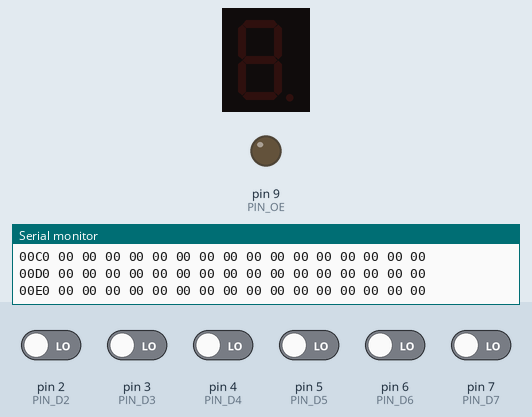
This sketch was run on a simulated Arduino Uno, built with avr-gcc and run on an emulated ATmega328P. Parts: 2-digit seven-segment display, output pins drawn as LEDs (lit = HIGH), the last lines printed to the serial monitor. Wiring (inferred from the names in the program): MAX7219 LED driver: data pin 8; clock pin 11; CS pin 10. The inputs (shaded band) are chosen by the test bench; at power-on: pin 2 (PIN_D2), pin 3 (PIN_D3), pin 4 (PIN_D4), pin 5 (PIN_D5), pin 6 (PIN_D6), pin 7 (PIN_D7) LOW. Pins used as bus, display or sensor lines are not drawn.

Above: at 0.8 s.
0.9 s: pin 2 (PIN_D2) driven HIGH and pin 3 (PIN_D3) driven HIGH
At 0.9 s:
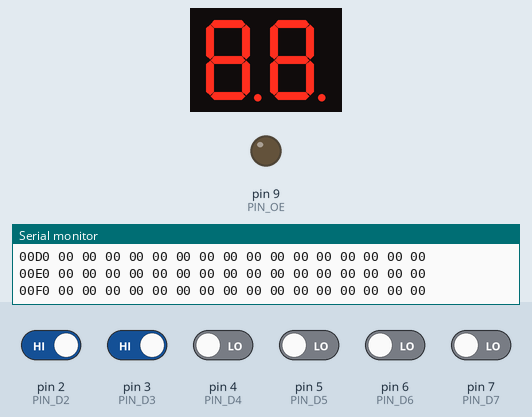
At 2.5 s:
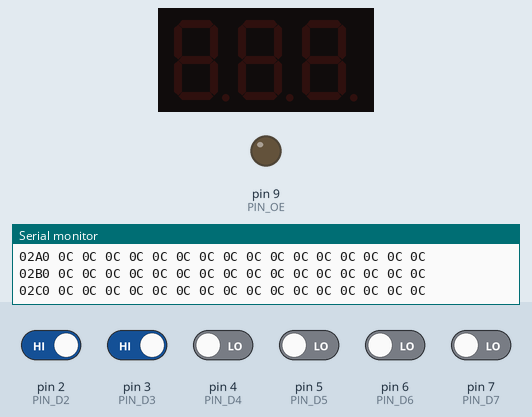
3.2 s: pin 2 (PIN_D2) driven LOW
6.2 s: pin 2 (PIN_D2) driven HIGH
9.2 s: pin 3 (PIN_D3) driven LOW
11.3 s: pin 3 (PIN_D3) driven HIGH
13.1 s: pin 3 (PIN_D3) driven LOW and pin 4 (PIN_D4) driven HIGH
Timing chart, 0 to 15.9 s (numbered marks = the images above; inputs shaded):
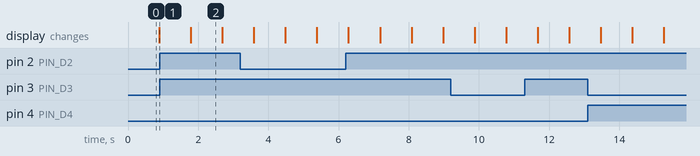

The sketch:

Eprommer595.ino
```cpp
#include "serial_utils.h"
#include "data_jute6k_video.h"
//#include "data_ub8830_jute6k.h"
//#include "data_ub8830_jute6k_modified_keyboard.h"

const uint8_t PIN_SER = 8;
const uint8_t PIN_OE = 9;
const uint8_t PIN_RCLK = 10;
const uint8_t PIN_SERCLK = 11;
const uint8_t PIN_D0 = 0;
const uint8_t PIN_D1 = 1;
const uint8_t PIN_D2 = 2;
const uint8_t PIN_D3 = 3;
const uint8_t PIN_D4 = 4;
const uint8_t PIN_D5 = 5;
const uint8_t PIN_D6 = 6;
const uint8_t PIN_D7 = 7;

const uint8_t DEBUG = 0;

void setup() {
  pinMode(PIN_SER, OUTPUT);
  pinMode(PIN_OE, OUTPUT);
  pinMode(PIN_RCLK, OUTPUT);
  pinMode(PIN_SERCLK, OUTPUT);
  setDataMode(INPUT);
  setAddress_WE_OE_CS(0, 1, 1, 1);

  Serial.begin(9600);
  while (!Serial) {
    // wait
  }

  Serial.println("start" );

  // uncomment the next 2 lines to write and verify the imported DATA array
  //writeData();
  //verifyData();

  printRomContent(0, 0x2000);
}

void loop() {
}

void testWriteRead() {
  for (int i = 0; i < 0x800; i++) {
    write(i, 0xff);
  }

  printRomContent(0, 0x800);
}

uint8_t readData(int address) {
  return pgm_read_byte(DATA + address);
}

void writeData() {
  Serial.println("Writing");

  for (int i = 0; i < DATA_LENGTH; i++) {
    if (i % 16 == 0) {
      if (i > 0) {
        Serial.println();
      }
      serialPrintHex(i, 4);
      Serial.print(" ");
    }

    writeAndVerify(i, readData(i));
  }
}

void verifyData() {
  Serial.println("Verifying");

  int errors = 0;
  for (int i = 0; i < DATA_LENGTH; i++) {
    if (i % 16 == 0) {
      if (i > 0) {
        Serial.println();
      }
      serialPrintHex(i, 4);
    }

    uint8_t readValue = read(i);
    uint8_t expectedValue = readData(i);
    if (readValue != expectedValue) {
      Serial.print(" expected ");
      serialPrintHex(expectedValue, 2);
      Serial.print(" at ");
      serialPrintHex(i, 4);
      Serial.print(", but read ");
      serialPrintHex(readValue, 2);
      Serial.println();
      errors++;
    }

    if (i % 16 == 15 || i + 1 == DATA_LENGTH) {
      Serial.println(" OK");
    }
  }

  if (errors == 0) {
    Serial.println("No errors :)");
  }
  else {
    Serial.print(errors);
    Serial.println(" errors :(");
  }
}

void printRomContent(int start, int end) {
  for (int i = start; i < end; i++) {
    if (i % 16 == 0) {
      if (i > 0) {
        Serial.println();
      }
      serialPrintHex(i, 4);
    }

    Serial.print(" ");

    uint8_t value = read(i);
    serialPrintHex(value, 2);
  }
  Serial.println();
}

void writeAndVerify(uint16_t address, uint8_t value) {
  if (DEBUG == 1) {
    serialPrintHex(address, 4);
    Serial.print(":=");
    serialPrintHex(value, 2);
    Serial.println(">");
  }

  uint8_t existingValue = read(address);
  if (existingValue == value) {
    Serial.print(" ");
    return;
  }

  write(address, value);
  delay(10);

  for (int i = 0; i < 10; i++) {
    uint8_t readValue = read(address);
    if (readValue == value) {
      return;
    }

    Serial.print(".");
  }

  Serial.print("FAILURE at ");
  serialPrintHex(address, 4);
  Serial.print(" - aborting");
  while (true) {
  }
}

void write(uint16_t address, uint8_t value) {
  setAddress_WE_OE_CS(address, 1, 1, 1);
  // In the XL1816 the write cycle is initiated by applying
  // a logical 0 to both /WE adn /CE while /OE is logical 1.
  // The address inputs are latched into the device on the
  // falling edge of /WE or /CE (whichever is last) to specify
  // the address that is to be written.
  setAddress_WE_OE_CS(address, 0, 1, 0);
  setDataMode(OUTPUT);
  writeByte(value);
  // Data on the I/O pins is then latched into the device by
  // bringing either /WE or /CE high.
  setAddress_WE_OE_CS(address, 1, 1, 1);
  // Once the data is latched, the XL2816 will automatically
  // erase the selected byte and write the new data in less
  // than 10ms.
  // The system is therefore freed to proceed with other operations
  // while the XL2816 autnomously executes its internal write cycle.
  // The I/O pins will be in a high impedance state while the write
  // operation is in progress with the exception of I/O7 if a read
  // command is asserted.
  setDataMode(INPUT);
}

void writeByte(uint8_t value) {
  digitalWrite(PIN_D0, (value & 1 << 0) != 0);
  digitalWrite(PIN_D1, (value & 1 << 1) != 0);
  digitalWrite(PIN_D2, (value & 1 << 2) != 0);
  digitalWrite(PIN_D3, (value & 1 << 3) != 0);
  digitalWrite(PIN_D4, (value & 1 << 4) != 0);
  digitalWrite(PIN_D5, (value & 1 << 5) != 0);
  digitalWrite(PIN_D6, (value & 1 << 6) != 0);
  digitalWrite(PIN_D7, (value & 1 << 7) != 0);
}

uint8_t read(uint16_t address) {
  setDataMode(INPUT);
  setAddress_WE_OE_CS(address, 1, 1, 1);
  setAddress_WE_OE_CS(address, 1, 0, 0);
  uint8_t value = readByte();
  setAddress_WE_OE_CS(address, 1, 1, 1);
  return value;
}

uint8_t readByte() {
  return digitalRead(PIN_D0) << 0
       | digitalRead(PIN_D1) << 1
       | digitalRead(PIN_D2) << 2
       | digitalRead(PIN_D3) << 3
       | digitalRead(PIN_D4) << 4
       | digitalRead(PIN_D5) << 5
       | digitalRead(PIN_D6) << 6
       | digitalRead(PIN_D7) << 7;
}

void setDataMode(uint8_t mode) {
  pinMode(PIN_D0, mode);
  pinMode(PIN_D1, mode);
  pinMode(PIN_D2, mode);
  pinMode(PIN_D3, mode);
  pinMode(PIN_D4, mode);
  pinMode(PIN_D5, mode);
  pinMode(PIN_D6, mode);
  pinMode(PIN_D7, mode);
}

void setAddress_WE_OE_CS(uint16_t address, uint8_t we, uint8_t oe, uint8_t cs) {
  uint16_t value = address & 0x1FFF;
  if (we != 0) {
    value |= 0x2000;
  }
  if (oe != 0) {
    value |= 0x4000;
  }
  if (cs != 0) {
    value |= 0x8000;
  }
  shift16(value);
}

void shift16(uint16_t value) {
  if (DEBUG == 1) {
    Serial.print("value = ");
    Serial.println(value, BIN);
  }

  // the serial registers are connected in the wrong order
  // so we need to switch here the bytes

  digitalWrite(PIN_OE, 0);
  digitalWrite(PIN_RCLK, 0);
  digitalWrite(PIN_SERCLK, 0);

  shift8(value);
  shift8(value >> 8);

  digitalWrite(PIN_RCLK, 1);
  delayMicroseconds(1);
  digitalWrite(PIN_RCLK, 0);
  delayMicroseconds(1);
  digitalWrite(PIN_OE, 0);
  delayMicroseconds(1);
}

void shift8(uint16_t value) {
  for (int i = 0; i < 8; i++) {
    const uint8_t bit = (value & 0x80) != 0 ? 1 : 0;

    if (DEBUG == 1) {
      Serial.print(i);
      Serial.print("=");
      Serial.println(bit);
    }

    digitalWrite(PIN_SER, bit);
    delayMicroseconds(1);
    digitalWrite(PIN_SERCLK, 1);
    delayMicroseconds(1);
    digitalWrite(PIN_SERCLK, 0);
    delayMicroseconds(1);

    value <<= 1;
  }
}
```

serial_utils.h
```cpp
#ifndef serial_utils_h
#define serial_utils_h

void serialPrintHex(int value, int digits) {
  for (int digit = digits; digit--> 0; ) {
    int digitValue = value >> (digit * 4);
    Serial.print(digitValue & 0xF, HEX);
  }
}

#endif
```

Source omitted: jute6k_video.h (data table, 13552 bytes)

Measured:
- what the display in image 2 shows lasts 0.9 s, from 1.8 s to 2.7 s
